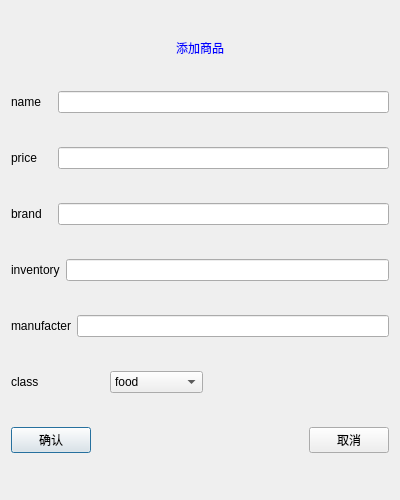
<?xml version="1.0" encoding="UTF-8"?>
<ui version="4.0">
 <class>addthings</class>
 <widget class="QDialog" name="addthings">
  <property name="geometry">
   <rect>
    <x>0</x>
    <y>0</y>
    <width>400</width>
    <height>500</height>
   </rect>
  </property>
  <property name="windowTitle">
   <string>Dialog</string>
  </property>
  <property name="styleSheet">
   <string notr="true">background-image: url(:/resource/111.png);</string>
  </property>
  <layout class="QVBoxLayout" name="verticalLayout">
   <item alignment="Qt::AlignHCenter">
    <widget class="QLabel" name="label">
     <property name="sizePolicy">
      <sizepolicy hsizetype="Preferred" vsizetype="Fixed">
       <horstretch>0</horstretch>
       <verstretch>0</verstretch>
      </sizepolicy>
     </property>
     <property name="styleSheet">
      <string notr="true">color: rgb(0, 0, 255);
font: 9pt &quot;Adobe Devanagari&quot;;
font: 26pt &quot;黑体&quot;;</string>
     </property>
     <property name="text">
      <string>添加商品</string>
     </property>
    </widget>
   </item>
   <item>
    <layout class="QHBoxLayout" name="horizontalLayout" stretch="1,8">
     <item>
      <widget class="QLabel" name="label_2">
       <property name="styleSheet">
        <string notr="true">font: 12pt &quot;黑体&quot;;</string>
       </property>
       <property name="text">
        <string>name</string>
       </property>
      </widget>
     </item>
     <item>
      <widget class="QLineEdit" name="name"/>
     </item>
    </layout>
   </item>
   <item>
    <layout class="QHBoxLayout" name="horizontalLayout_2" stretch="1,8">
     <item>
      <widget class="QLabel" name="label_3">
       <property name="styleSheet">
        <string notr="true">font: 12pt &quot;黑体&quot;;</string>
       </property>
       <property name="text">
        <string>price</string>
       </property>
      </widget>
     </item>
     <item>
      <widget class="QLineEdit" name="price"/>
     </item>
    </layout>
   </item>
   <item>
    <layout class="QHBoxLayout" name="horizontalLayout_3" stretch="1,8">
     <item>
      <widget class="QLabel" name="label_4">
       <property name="styleSheet">
        <string notr="true">font: 12pt &quot;黑体&quot;;</string>
       </property>
       <property name="text">
        <string>brand</string>
       </property>
      </widget>
     </item>
     <item>
      <widget class="QLineEdit" name="brand"/>
     </item>
    </layout>
   </item>
   <item>
    <layout class="QHBoxLayout" name="horizontalLayout_4" stretch="1,8">
     <item>
      <widget class="QLabel" name="label_5">
       <property name="styleSheet">
        <string notr="true">font: 12pt &quot;黑体&quot;;</string>
       </property>
       <property name="text">
        <string>inventory</string>
       </property>
      </widget>
     </item>
     <item>
      <widget class="QLineEdit" name="inventory"/>
     </item>
    </layout>
   </item>
   <item>
    <layout class="QHBoxLayout" name="horizontalLayout_5" stretch="1,8">
     <item>
      <widget class="QLabel" name="label_6">
       <property name="styleSheet">
        <string notr="true">font: 12pt &quot;黑体&quot;;</string>
       </property>
       <property name="text">
        <string>manufacter</string>
       </property>
      </widget>
     </item>
     <item>
      <widget class="QLineEdit" name="manufacter"/>
     </item>
    </layout>
   </item>
   <item>
    <layout class="QHBoxLayout" name="horizontalLayout_6" stretch="2,2,4">
     <item>
      <widget class="QLabel" name="label_7">
       <property name="styleSheet">
        <string notr="true">font: 12pt &quot;黑体&quot;;</string>
       </property>
       <property name="text">
        <string>class</string>
       </property>
      </widget>
     </item>
     <item>
      <widget class="QComboBox" name="class_2">
       <item>
        <property name="text">
         <string>food</string>
        </property>
       </item>
       <item>
        <property name="text">
         <string>drink</string>
        </property>
       </item>
       <item>
        <property name="text">
         <string>cosmetic</string>
        </property>
       </item>
       <item>
        <property name="text">
         <string>good</string>
        </property>
       </item>
      </widget>
     </item>
     <item>
      <spacer name="horizontalSpacer">
       <property name="orientation">
        <enum>Qt::Horizontal</enum>
       </property>
       <property name="sizeHint" stdset="0">
        <size>
         <width>40</width>
         <height>20</height>
        </size>
       </property>
      </spacer>
     </item>
    </layout>
   </item>
   <item>
    <layout class="QHBoxLayout" name="horizontalLayout_7">
     <item>
      <widget class="QPushButton" name="stn_yes">
       <property name="text">
        <string>确认</string>
       </property>
      </widget>
     </item>
     <item>
      <spacer name="horizontalSpacer_2">
       <property name="orientation">
        <enum>Qt::Horizontal</enum>
       </property>
       <property name="sizeHint" stdset="0">
        <size>
         <width>40</width>
         <height>20</height>
        </size>
       </property>
      </spacer>
     </item>
     <item>
      <widget class="QPushButton" name="stn_no">
       <property name="text">
        <string>取消</string>
       </property>
      </widget>
     </item>
    </layout>
   </item>
  </layout>
 </widget>
 <resources/>
 <connections/>
</ui>
